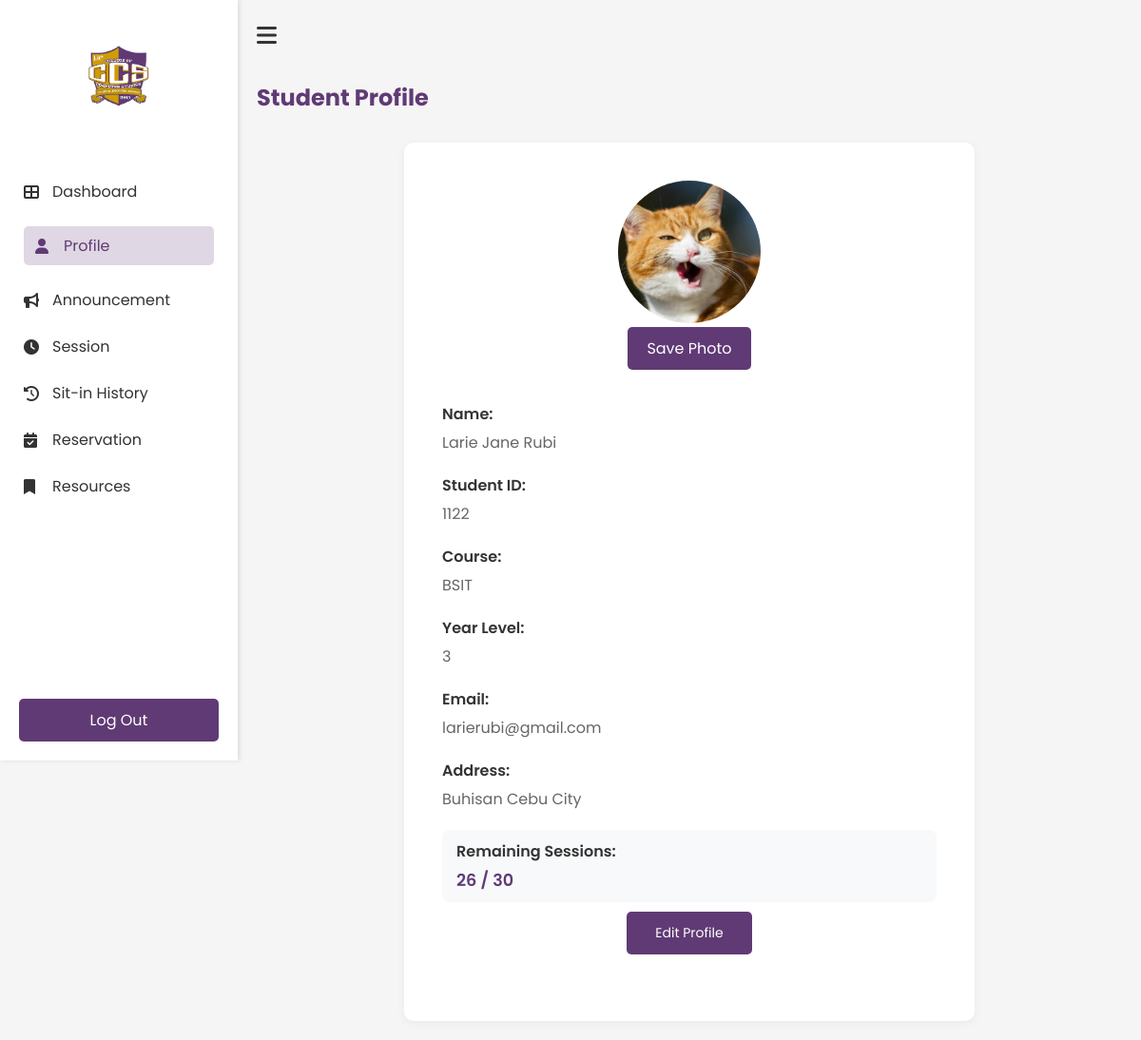
Page /Profile (signed in) on the earlier database version.
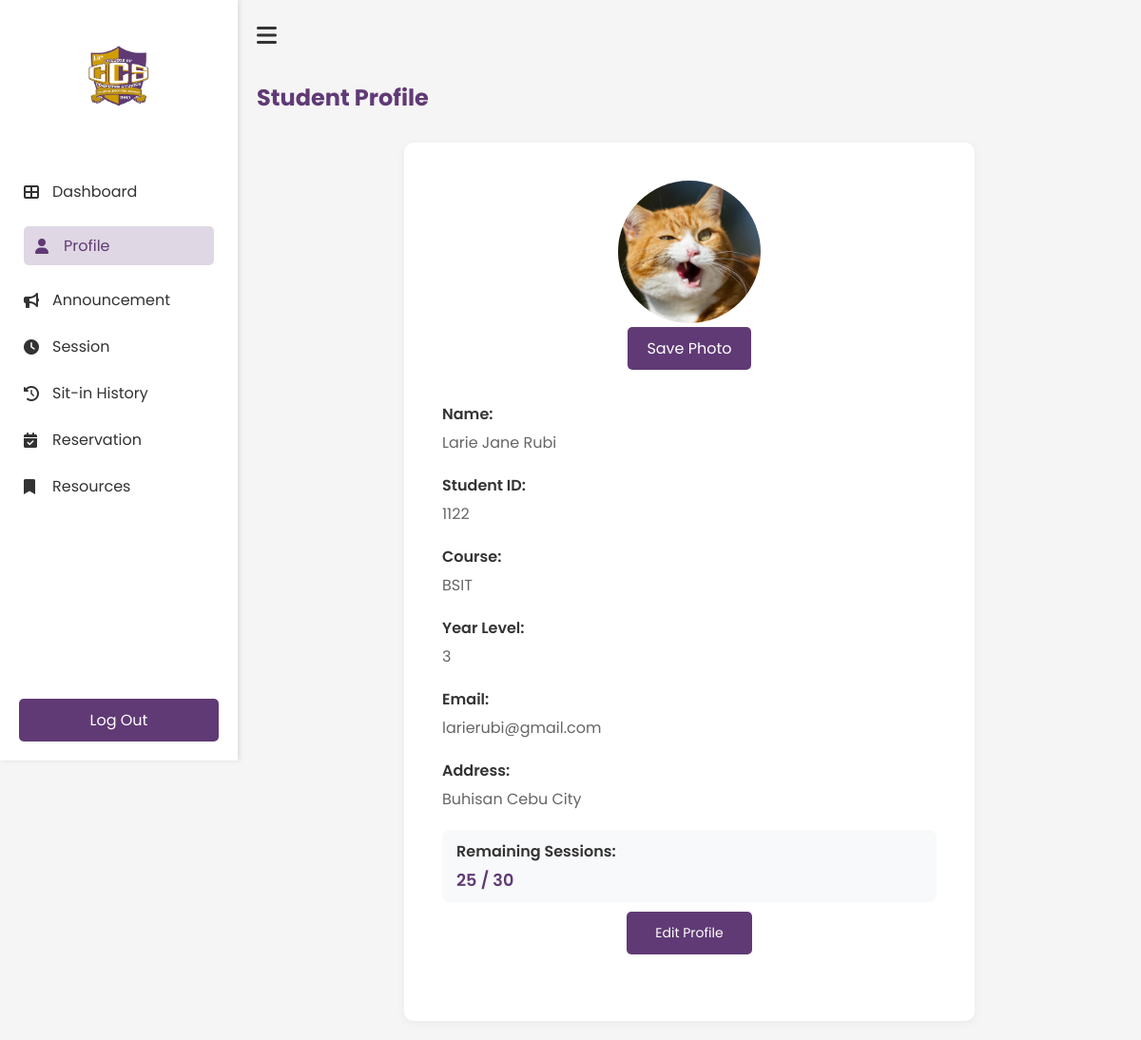
Same page on the later database version.
### tables this page shows
CREATE TABLE users(
idno integer primary key,
lastname text not null,
firstname text not null,
middlename text,
course text not null,
year_level integer not null,
email text unique not null,
username text unique not null,
password text not null, sessions TEXT DEFAULT NULL, address text, photo text, points INTEGER DEFAULT 0);

### app.py (the view, shortened to what this page needs)
@app.route('/Profile', methods=['GET', 'POST'])
def Profile():
    if 'username' not in session:
        return redirect(url_for('login'))
    user_profile = get_user_profile(session['student_id'])
    return render_template('student/profile.html', user=user_profile)

### templates/student/profile.html (shortened to what this page needs)
<!DOCTYPE html>
<html lang="en">
    <head>
        <link rel="stylesheet" href="{{ url_for('static', filename='student/profile.css') }}">
        <link rel="stylesheet" href="https://cdnjs.cloudflare.com/ajax/libs/font-awesome/6.0.0-beta3/css/all.min.css">
    </head>
    <body>
        <div class="profile-container">
            <nav class="sidebar" id="sidebar">
                <div class="logo-container">
                    <img src="{{ url_for('static', filename='images/ccs.png') }}" alt="ccs logo" class="logo">
                </div>
                <ul class="nav-links">
                    <li><a href="{{ url_for('Dashboard') }}"><i class="fas fa-th-large"></i>Dashboard</a></li>
                    <li><a href="{{ url_for('Profile') }}" class="active"><i class="fas fa-user"></i>Profile</a></li>
                    <li><a href="{{ url_for('Announcement') }}"><i class="fas fa-bullhorn"></i>Announcement</a></li>
                    <li><a href="{{ url_for('Session') }}"><i class="fas fa-clock"></i>Session</a></li>
                    <li><a href="{{ url_for('History') }}"><i class="fas fa-history"></i>Sit-in History</a></li>
                    <li><a href="{{ url_for('Reservation') }}"><i class="fas fa-calendar-check"></i>Reservation</a></li>
                    <li><a href="{{ url_for('Resources') }}"><i class="fas fa-bookmark"></i>Resources</a></li>
                </ul>
                <div class="logout-section">
                    <a href="{{ url_for('logout') }}" class="logout-btn"></i>Log Out</a>
                </div>
            </nav>
            <main class="main-content">
                <div class="top-bar">
                    <button id="sidebar-toggle" class="hamburger-btn"><i class="fas fa-bars"></i></button>
                </div>
                <h1>Student Profile</h1>
                <div class="profile-card">
                    <div class="profile-image">
                        <form action="{{ url_for('save_photo') }}" method="POST" enctype="multipart/form-data" id="photo-form">
                            <div class="profile-image-upload">
                                <img src="{{ url_for('static', filename='uploads/' + user[9]) if user[9] else url_for('static', filename='images/default.png') }}"
                                     alt="Profile Photo"
                                     class="round-circle"
                                     id="preview-image">
                            </div>
                            <button type="submit" class="save-photo-btn" id="save-photo-btn">Save Photo
                            </button>
                        </form>
                    </div>
                    <div class="profile-info">
                        <div class="info-item">
                            <p class="label">Name: </p>
                            <p class="value">{{ user[2] }} {{ user[3] }} {{ user[1] }}</p>
                        </div>
                        <div class="info-item">
                            <p class="label">Student ID: </p>
                            <p class="value">{{ user[0] }}</p>
                        </div>
                        <div class="info-item">
                            <p class="label">Course:</p>
                            <p class="value">{{ user[4] }}</p>
                        </div>
                        <div class="info-item">
                            <p class="label">Year Level: </p>
                            <p class="value">{{ user[5] }}</p>
                        </div>
                        <div class="info-item">
                            <p class="label">Email: </p>
                            <p class="value">{{ user[6] }}</p>
                        </div>
                        <div class="info-item">
                            <p class="label">Address: </p>
                            <p class="value">{{ user[7] if user[7] else 'No address provided' }}</p>
                        </div>
                        <div class="info-item sessions-info">
                            <p class="label">Remaining Sessions: </p>
                            <p class="value">{{ user[8] }} / 30</p>
                        </div>
                        <button class="edit-profile-btn" onclick="openModal()">Edit Profile</button>
                    </div>
                </div>
            </main>
        </div>
    </body>
</html>

### static/student/profile.css (style rules this page uses)
* { margin: 0; padding: 0; box-sizing: border-box; font-family: 'Poppins', sans-serif; }
body { background-color: #f5f5f5; }
.main-content { padding: 30px; }
.main-content h1 { color: #603A75; margin-bottom: 30px; font-size: 24px; }
.profile-card { background: white; border-radius: 10px; padding: 40px; box-shadow: 0 2px 10px rgba(0, 0, 0, 0.05); max-width: 600px; margin: 0 auto; }
.profile-image { text-align: center; margin-bottom: 30px; }
.profile-image-upload { position: relative; width: 150px; height: 150px; margin: 0 auto; }
.round-circle { width: 100%; height: 100%; border-radius: 50%; object-fit: cover; }
.save-photo-btn { margin-top: 15px; padding: 8px 20px; background-color: var(--button-color); color: white; border: none; border-radius: 5px; cursor: pointer; transition: background-color 0.3s; display: flex; align-items: center; gap: 8px; }
.profile-info { margin-bottom: 30px; }
.info-item { margin-bottom: 20px; }
.info-item .label { font-weight: 600; color: #333; margin-bottom: 5px; }
.info-item .value { color: #666; }
.edit-profile-btn { background-color: #603A75; color: white; border: none; padding: 12px 30px; border-radius: 5px; cursor: pointer; font-size: 14px; display: block; margin: 0 auto; transition: background-color 0.3s; }
.sessions-info { background-color: #f8f9fa; padding: 10px 15px; border-radius: 8px; margin: 10px 0; }
.sessions-info .value { color: #603A75; font-weight: 600; font-size: 1.1em; }
.sidebar { width: 250px; height: 100vh; position: fixed; left: 0; top: 0; background-color: white; padding: 20px 0; transition: all 0.3s ease; box-shadow: 2px 0 5px rgba(0, 0, 0, 0.1); z-index: 1000; }
.main-content { margin-left: 250px; transition: all 0.3s ease; width: calc(100% - 250px); padding: 20px; }
.logo-container { text-align: center; padding: 20px 0; }
.logo { width: 80px; height: auto; }
.nav-links { list-style: none; padding: 0; margin-top: 30px; }
.nav-links li { padding: 12px 25px; }
.nav-links li a { color: #333; text-decoration: none; display: flex; align-items: center; transition: 0.3s; }
.nav-links li a:hover, .nav-links li a.active { padding: 8px 12px; border-radius: 5px; color: #603A75; background-color: rgba(96, 58, 117, 0.2); }
.nav-links li a i { margin-right: 10px; width: 20px; }
.nav-links li a:hover, .nav-links li a.active { color: #603A75; }
.logout-section { position: absolute; bottom: 20px; width: 100%; padding: 0 20px; }
.logout-btn { display: block; width: 100%; padding: 10px; background-color: #603A75; color: white; text-align: center; text-decoration: none; border-radius: 5px; transition: 0.3s; }
.main-content { flex: 1; padding: 20px; transition: all 0.3s ease; }
.top-bar { display: flex; align-items: center; margin-bottom: 30px; }
.hamburger-btn { background: none; border: none; font-size: 24px; cursor: pointer; margin-right: 15px; color: #333; }
button[type="submit"] { background-color: #603A75; border: none; color: white; padding: 10px 20px; text-align: center; text-decoration: none; display: inline-block; font-size: 16px; margin: 4px 2px; cursor: pointer; border-radius: 5px; }

Differences in the rows shown:
changed users "Larie Jane": sessions "26" → "25"
